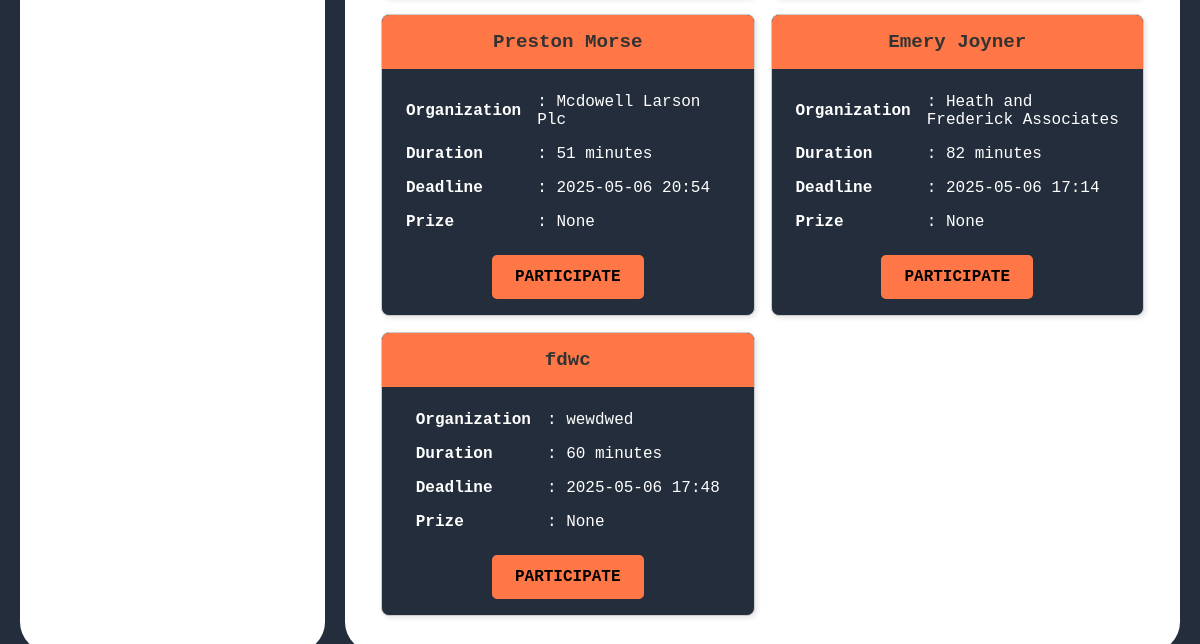
The app's page /competitor/find_individual_events/ (lower part), older data.
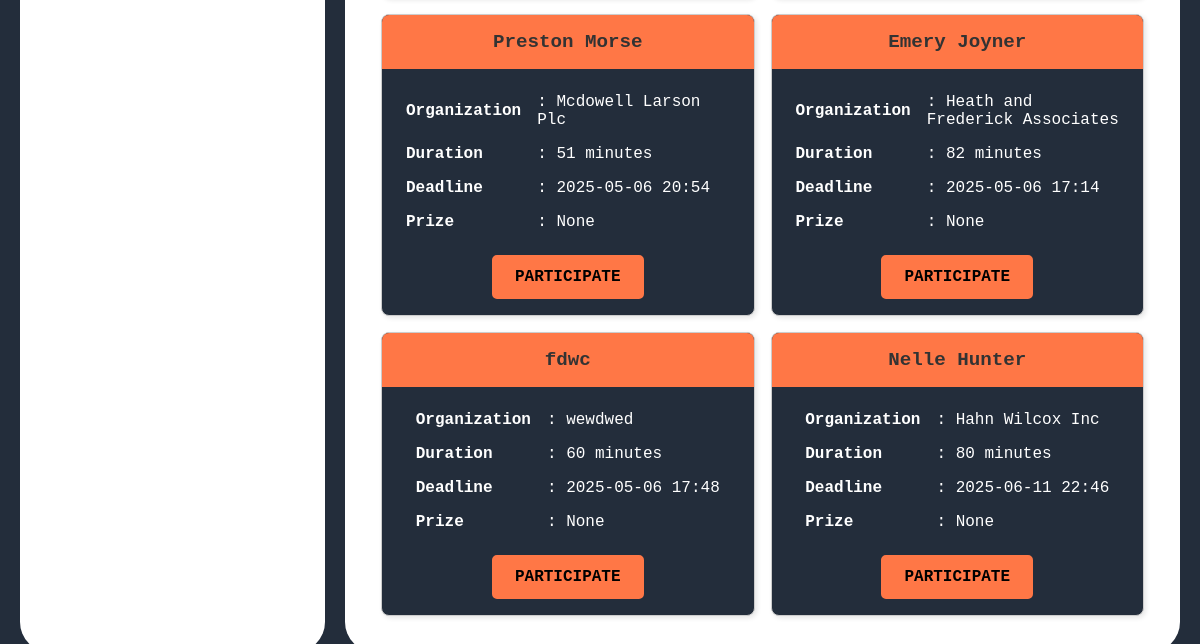
The same page, newer data.
### host/models.py (models this page shows, shortened)
class IndividualEvent(models.Model):
    hackathon_name = models.CharField(max_length=200)
    organization = models.CharField(max_length=200)
    start_datetime = models.DateTimeField(auto_now_add=True)
    last_submission_datetime = models.DateTimeField()
    time_duration = models.IntegerField(help_text="Duration in minutes")
    prize = models.DecimalField(max_digits=10, decimal_places=2,null=True, blank=True)
    problems = models.ManyToManyField('Problem', related_name="individual_events")
    created_by = models.ForeignKey(settings.AUTH_USER_MODEL, on_delete=models.CASCADE, related_name="individual_events")

### competitor/views.py (the view)
# urls.py: path('find_individual_events/',views.find_individual_events,name='find_individual_events'),
def find_individual_events(request):
    individual_events = IndividualEvent.objects.all()
    return render(request,'competitor/find_individual_events.html',{"individual_events":individual_events})

### templates/competitor/find_individual_events.html (shortened to what this page needs)
{% extends "competitor/competitor_dashboard.html" %}
{% block right_div %}
{% if individual_events %}
    <div class="cards-container" style="display: grid; grid-template-columns: repeat(2, 1fr); gap: 16px;">
        {% for event in individual_events %}
            <div class="card">
                <div class="hackathon_name">
                    {{ event.hackathon_name }}
                </div>
                <div style="padding: 16px; text-align: center;">
                    <table style="margin: 0 auto; text-align: left; border-collapse: collapse; color: white;">
                        <tr>
                            <td style="padding: 8px;"><strong>Organization</strong></td>
                            <td style="padding: 8px;">: {{ event.organization }}</td>
                        </tr>
                        <tr>
                            <td style="padding: 8px;"><strong>Duration</strong></td>
                            <td style="padding: 8px;">: {{ event.time_duration }} minutes</td>
                        </tr>
                        <tr>
                            <td style="padding: 8px;"><strong>Deadline</strong></td>
                            <td style="padding: 8px;">: {{ event.last_submission_datetime|date:"Y-m-d H:i" }}</td>
                        </tr>
                        <tr>
                            <td style="padding: 8px;"><strong>Prize</strong></td>
                            <td style="padding: 8px;">: {{ event.prize }}</td>
                        </tr>
                    </table>
                    <div style="text-align: center; margin-top: 16px;">
                        <a href="{% url "competitor:ind_event_dashboard" event.id  %}" class="btn-like">
                            PARTICIPATE
                        </a>
                    </div>
                </div>
            </div>
        {% endfor %}
    </div>
{% else %}
    <p>No individual events found.</p>
{% endif %}
{% endblock right_div %}

Row changes from the older to the newer data that the page shows:
added IndividualEvent: hackathon_name "Nelle Hunter", organization "Hahn Wilcox Inc", time_duration "80", last_submission_datetime "2025-06-11 22:46", prize "None"
